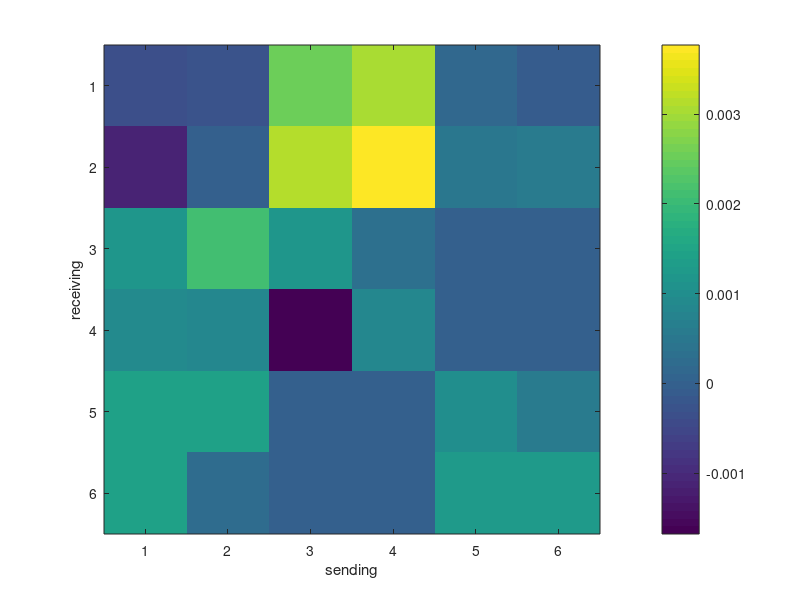
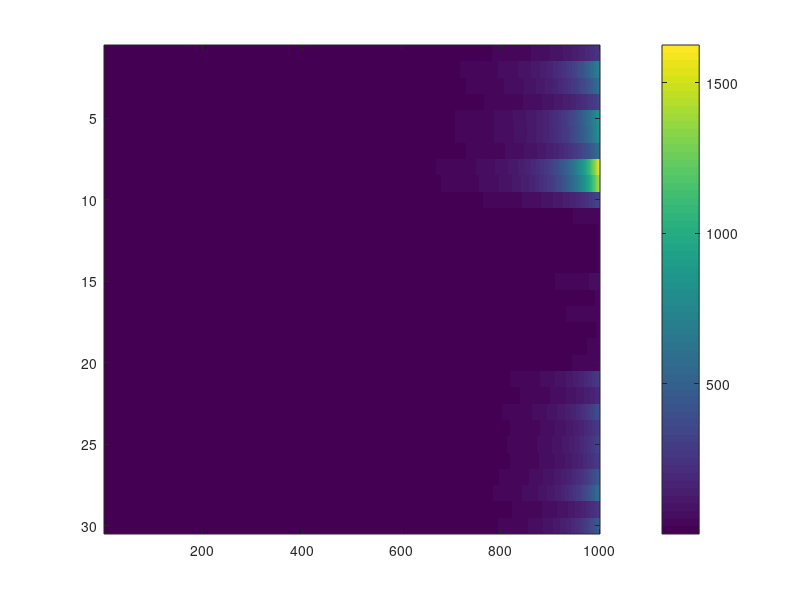
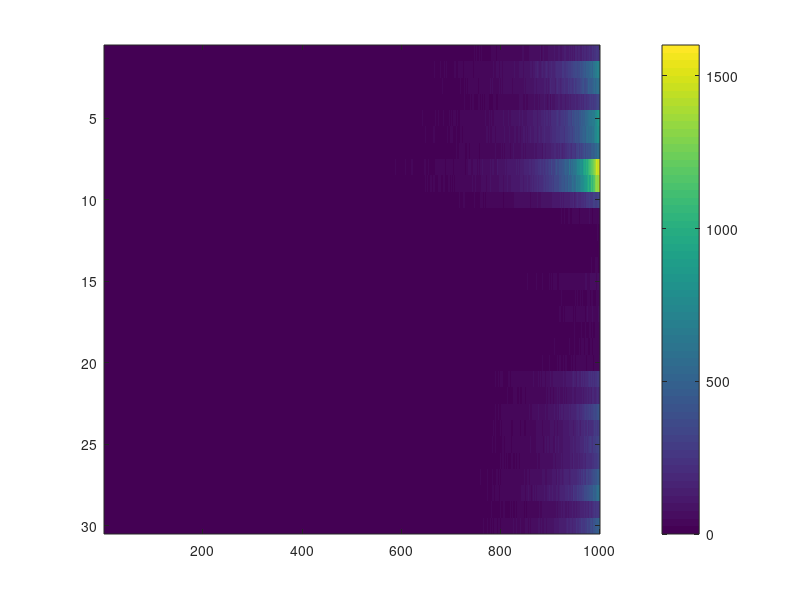

Recreate these plots in MATLAB, in order. (Note: this script raises an error after producing the figures.)
addpath(genpath('D:\github\state-space-clustering'));

%% simulation
rng(2)
n = 10;
nClus = 3;
p = 2;
T = 1000;

Lab = repelem(1:nClus, n);
d = ones(n*nClus,1)*0.5;
C_all = reshape(normrnd(1e-2,1e-3,n*nClus*p,1), [], p);
C_trans = zeros(n*nClus, p*nClus);
for k = 1:length(Lab)
    C_trans(k, ((Lab(k)-1)*p+1):(Lab(k)*p)) = C_all(k,:);
end

X1 = zeros(p, T);
X2 = zeros(p, T);
X3 = zeros(p, T);

Q0 = eye(p)*1e-3;
mu1 = [1 0.5]*20;
mu2 = [0.5 1]*15;
mu3 = [1 0.2]*10;
X1(:,1) = mvnrnd(mu1,Q0);
X2(:,1) = mvnrnd(mu2,Q0);
X3(:,1) = mvnrnd(mu3,Q0);
X = [X1; X2; X3];

b1 = ones(p,1)*0.05;
b2 = -ones(p,1)*0.05;
b3 = -ones(p,1)*0.05;
b = [b1;b2;b3];

Q1 = 1e-3*eye(p);
Q2 = 1e-4*eye(p);
Q3 = 1e-5*eye(p);
Q = blkdiag(Q1, Q2, Q3);

A_in = reshape(normrnd(0,1e-3,p*p*nClus,1), [], p, nClus);
A = blkdiag(A_in(:,:,1), A_in(:,:,2), A_in(:,:,3));
A((p+1):2*p, 1:p) = reshape(normrnd(1e-3,5*1e-4,p*p,1), [], p);
A(1:p, (p+1):2*p) = reshape(normrnd(3*1e-3,5*1e-4,p*p,1), [], p);
A((2*p+1):3*p, 1:p) = reshape(normrnd(1e-3,5*1e-4,p*p,1), [], p);
A(1:p, (2*p+1):3*p) = reshape(normrnd(3*1e-5,6*1e-4,p*p,1), [], p);
Aplot = A;
A(eye(size(A)) > 0) = 1;

figure(1)
imagesc(Aplot)
colorbar()
xlabel('sending')
ylabel('receiving')
% A = eye(nClus*p);

% let's generate lambda
logLam = zeros(n*nClus, T);
logLam(:,1) = d + C_trans*X(:,1);

for t=2:T
    X(:, t) = mvnrnd(A*X(:, t-1) + b, Q)';
    logLam(:, t) = d + C_trans*X(:,t);
end

figure(2)
imagesc(exp(logLam))
colorbar()

Y = poissrnd(exp(logLam));
figure(3)
imagesc(Y)
colorbar()

figure(4)
clusterPlot(Y, Lab)

figure(5)
plot(X')

plot(X(1:p,:)')
plot(X(p+1:2*p,:)')
plot(X(2*p+1:3*p,:)')



%% fitting
% assume now observe Y and Z
% later Y will be the only observation

ng = 100;

% pre-allocation
X_fit = zeros(nClus*p, T, ng);
d_fit = zeros(n*nClus, ng);
C_fit = zeros(n*nClus, p, ng);
x0_fit = zeros(nClus*p, ng);
Q0_fit = zeros(p, p, ng);
A_fit = zeros(nClus*p, nClus*p, ng);
b_fit = zeros(nClus*p, ng);
Q_fit = zeros(nClus*p, nClus*p, ng);

% initials
% initial for d_fit: 0
C_fit(:,:,1) = reshape(normrnd(0,1,n*nClus*p,1), [], p);
A_fit(:,:,1) = eye(nClus*p);
% initial for b_fit: 0
Q_fit(:,:,1) = eye(nClus*p)*1e-4;

C_trans_tmp = zeros(n*nClus, p*nClus);
for k = 1:length(Lab)
    C_trans_tmp(k, ((Lab(k)-1)*p+1):(Lab(k)*p)) = C_fit(k,:,1);
end

x0_fit(:,1) = lsqr(C_trans_tmp,(log(mean(Y(:,1:10),2))-d_fit(:,1)));
Q0_fit(:,:,1) = eye(p);
Qc = repmat({Q0_fit(:,:,1)}, 1, nClus);
Q0Filt = blkdiag(Qc{:});

[X_fit(:,:,1),~,~] = ppasmoo_poissexp_v2(Y,C_trans_tmp,d_fit(:,1),...
    x0_fit(:,1),Q0Filt,A_fit(:,:,1),b_fit(:,1),Q_fit(:,:,1));

% prior parameters
mud0 = zeros(n*nClus,1);
Sigd0 = eye(n*nClus);

muCj0 = zeros(n*p,1);
SigCj0 = eye(n*p);

mux00 = zeros(nClus*p,1);
Sigx00 = eye(nClus*p);

Psi00 = eye(p);
nu00 = p+2;

muAjl0 = eye(p);
muAjl0 = muAjl0(:);
SigAjl0 = eye(p*p);

mub0 = zeros(nClus*p, 1);
Sigb0 = eye(nClus*p);

Psi0 = eye(p)*1e-4;
nu0 = p+2;

% Please do all the things blockwise,...
% to transfer smoothly to clustering problem
for g = 2:10
    
    % (1) update latent vectors x_t^{(j)}: PASS
    % cannot do blockwise, because of interaction...
    % in the clustering case, need to reorder the observation and matrix...
    % here, I just ignore that for simpicity...
    Qc = repmat({Q0_fit(:,:,g-1)}, 1, nClus);
    Q0Filt = blkdiag(Qc{:});
    C_trans_tmp = zeros(n*nClus, p*nClus);
    for k = 1:length(Lab)
        C_trans_tmp(k, ((Lab(k)-1)*p+1):(Lab(k)*p)) = C_fit(k,:,g-1);
    end
    
    [Xs,Ws,~] = ppasmoo_poissexp_v2(Y,C_trans_tmp,d_fit(:,g-1),...
        x0_fit(:,g-1),Q0Filt*1e3,A_fit(:,:,g-1),b_fit(:,g-1),Q_fit(:,:,g-1));
    X_fit(:,:,g) = mvnrnd(Xs',round(Ws, 6))';
    
%     plot(X_fit(:,:,g)')
    
    % (2) update d: do things block-wise/reorder for clustering: PASS
    % here just don't do that for simplicity
    lamd = @(d) exp(C_trans_tmp*X_fit(:,:,g) + d);
    
    derd = @(d) sum(Y - lamd(d), 2) - inv(Sigd0)*(d - mud0);
    hesd = @(d) -diag(sum(lamd(d),2)) - inv(Sigd0);
    [mud,~,niSigd,~] = newton(derd,hesd,d_fit(:,g-1),1e-6,1000);
    Sigd = -inv(niSigd);
    d_fit(:,g) = mvnrnd(mud,Sigd)';
    
%     [d_fit(:,g) d]
    
    % (3) update C: must do things block-wise here... PASS
    % depends on identifiabiility of latent...
    for l = unique(Lab)
        latentId = ((l-1)*p+1):(l*p);
        C_tmp = C_fit(Lab == l,:,g-1);
        d_tmp = d_fit(Lab == l, g);
        Y_tmp = Y(Lab==l,:);
        
        derC_tmp = @(vecC) derC(vecC,Y(Lab==l,:), X_fit(latentId,:,g),...
            d_fit(Lab == l, g)) - inv(SigCj0)*(vecC - muCj0);
        
        
        hessC_tmp = @(vecC) hessC(vecC, X_fit(latentId,:,g),...
            d_fit(Lab == l, g)) - inv(SigCj0);
        [muC,~,niSigC,~] = newton(derC_tmp,hessC_tmp,...
            C_tmp(:),1e-8,1000);
        
%         [reshape(muC, [], p) C_all(Lab == l,:)]
        
        SigC = -inv(niSigC);
        C_fit(Lab == l,:,g) = reshape(mvnrnd(muC,SigC)', [], p);
    end
    
    
%     imagesc([C_fit(:,:,g)-C_all])
%     colorbar()
    
    % (4) update x0: PASS
    Qc = repmat({Q0_fit(:,:,g-1)}, 1, nClus);
    Q0expand = blkdiag(Qc{:});
    
    Sigx0 = inv(inv(Sigx00) + inv(Q0expand));
    mux0 = Sigx0*(inv(Sigx00)*mux00 + inv(Q0expand)*X_fit(:,1,g));
    x0_fit(:,g) = mvnrnd(mux0, Sigx0)';
    
%     [x0_fit(:,g) [mu1 mu2 mu3]']
    
    % (5) update Q0: assume all cluster share the same Q0: FAIL
%     XQ0 = reshape(X_fit(:,1,g) - x0_fit(:,g), [], p);
%     PsiQ0 = Psi00 + XQ0'*XQ0;
%     nuQ0 = nClus + nu00;
%     Q0_fit(:,:,g) = iwishrnd(PsiQ0,nuQ0);
    
%     [Q0_fit(:,:,g) Q0]
    
    % (6) update A: do things block-wise: PASS?
    for rec = unique(Lab)
        for send = unique(Lab)
            
            recId = ((rec-1)*p+1):(rec*p);
            sendId = ((send-1)*p+1):(send*p);
            
            z_tmp = X_fit(recId,2:T,g) -...
                repmat(b_fit(recId, g-1), 1, T-1) -...
                A(recId, setdiff(1:end, sendId))*...
                X_fit(setdiff(1:end, sendId),1:(T-1),g);
            
            z_tmp2 = z_tmp(:);
            X_tmp = kron(X_fit(sendId, 1:(T-1), g)', eye(p));
            
            
            SigA_tmp = inv(inv(SigAjl0) + X_tmp'*kron(eye(T-1), inv(Q_fit(recId,recId,g-1)))*X_tmp);
            muA_tmp = SigA_tmp*(inv(SigAjl0)*muAjl0 +...
                X_tmp'*kron(eye(T-1), inv(Q_fit(recId,recId,g-1)))*z_tmp2);
            
            A_fit(recId,sendId,g) = reshape(mvnrnd(muA_tmp, SigA_tmp)', [], p);
            
        end
    end
    
%     imagesc(A_fit(:,:,g) - A)
    
    
    % (7) update b: PASS
    r_tmp = X_fit(:,2:T,g) - A_fit(:,:,g)*X_fit(:,1:(T-1),g);
    Sigb = inv(inv(Sigb0) + (T-1)*inv(Q_fit(:,:,g-1)));
    mub = Sigb*(inv(Sigb0)*mub0 + (T-1)*inv(Q_fit(:,:,g-1))*mean(r_tmp, 2));
    b_fit(:,g) = mvnrnd(mub, Sigb)';
    
%     [b_fit(:,g) b]
    
    % (8) update Q: do things block-wise? PASS
%     for l = unique(Lab)
%         latentId = ((l-1)*p+1):(l*p);
%         mux = A_fit(latentId,:,g)*X_fit(:,1:(T-1),g) + repmat(b_fit(latentId, g), 1, T-1);
%         xq = X_fit(latentId,2:T,g) - mux;
%         
%         PsiQ = Psi0 + xq*xq';
%         nuQ = T-1 + nu0;
%         Q_fit(latentId,latentId,g) = iwishrnd(PsiQ,nuQ);
%     end
    
%     imagesc(Q_fit(:,:,g))
%     colorbar()
%     imagesc(Q - Q_fit(:,:,g))
%     colorbar()
end

for g = 1:10
    figure(g)
    plot(X_fit(:,:,g)')
end


















